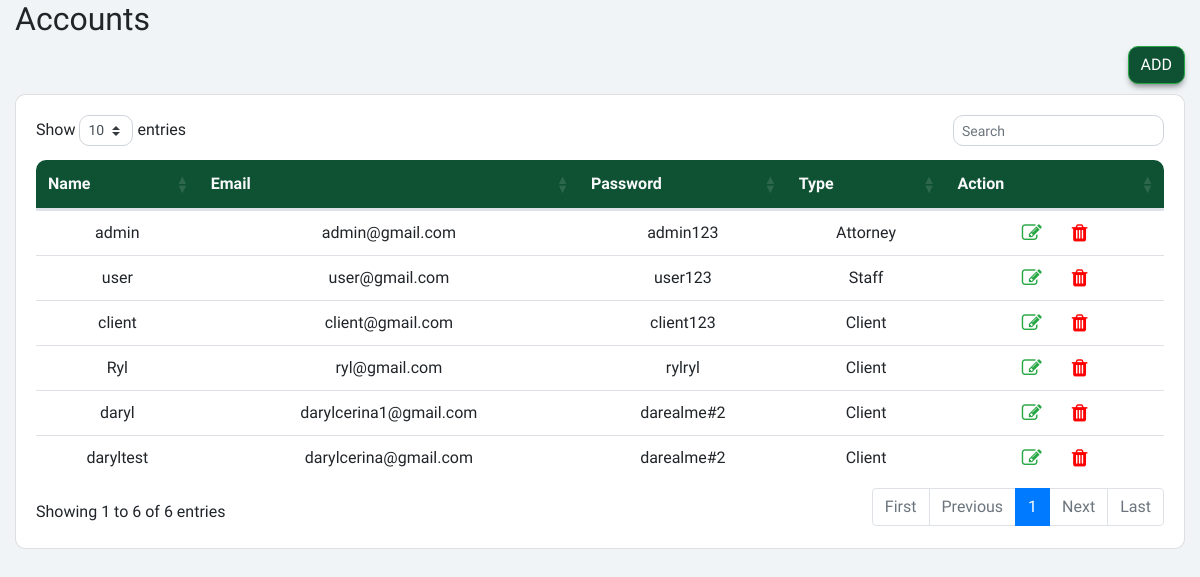
Before: /components/pages/staff.php with the older database file.
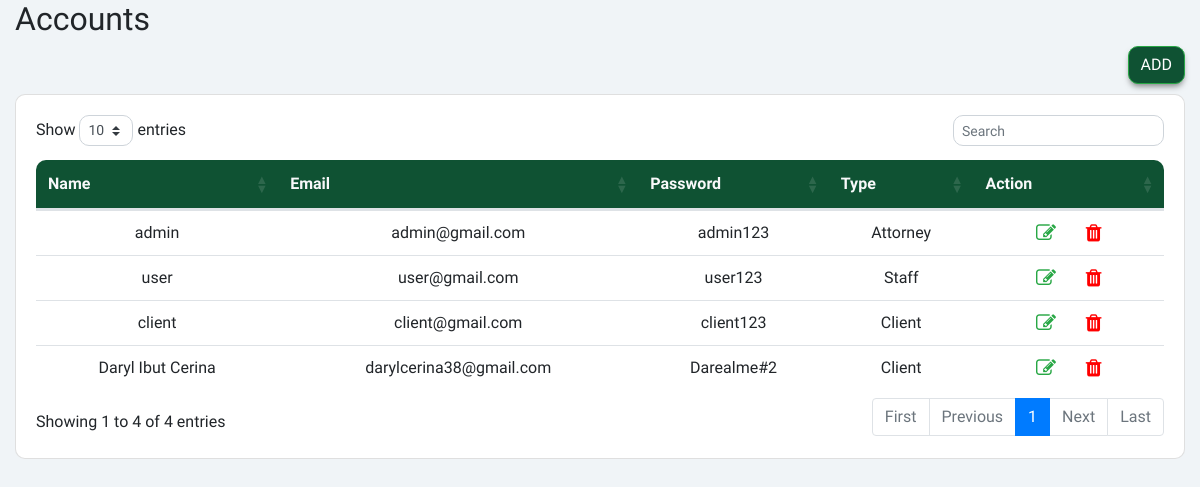
After: the same page with the newer database file.
### tables this page shows
CREATE TABLE `accounts` (
  `id` int(11) NOT NULL,
  `name` varchar(99) NOT NULL,
  `email` varchar(99) NOT NULL,
  `password` varchar(99) NOT NULL,
  `usertype` varchar(99) NOT NULL
);

### functions/functions.php (called while the page is built, shortened)
<?php
    function selectAllData($conn, $table){
        $sql = "SELECT * FROM `$table`";
        $stmt = mysqli_prepare($conn, $sql);
        mysqli_stmt_execute($stmt);
        $result = mysqli_stmt_get_result($stmt);
        return mysqli_fetch_all($result, MYSQLI_ASSOC);
    }

### components/pages/staff.php (the view, shortened to what this page needs)
<!DOCTYPE html>
<html lang="en">
<head>
    <link rel="stylesheet" href="https://stackpath.bootstrapcdn.com/bootstrap/4.2.1/css/bootstrap.min.css">
    <link rel="stylesheet" href="https://cdn.datatables.net/1.10.18/css/dataTables.bootstrap4.min.css">
    <link rel="stylesheet" href="https://cdnjs.cloudflare.com/ajax/libs/font-awesome/4.7.0/css/font-awesome.min.css" />
    <link rel="stylesheet" href="../../customcss/custom.css"/>
</head>
<body class="generalbg">
    <div class="container-fluid">
    <h2 class="text-start text-md-start">Accounts</h2>
    <div style="text-align:right;">
        <button type="button" class="btn btn-success sideback radiusb shadowbottom" data-toggle="modal" data-target="#adduser">
            ADD
        </button>
    </div>
        <div class="card" style="margin-top: 10px;">
            <div class="card-body">
    <div class="table-responsive">
                <table id="datatableid" class="table w-100">
                    <thead>
                        <tr class="text-center sideback text-light">
                            <th scope="col" class="tablestart">Name</th>
                            <th scope="col">Email </th>
                            <th scope="col">Password</th>
                            <th scope="col">Type</th>
                            <th scope="col" class="tableend">Action</th>
                        </tr>
                    </thead>
                    <tbody>
                    <?php
                       require_once("../../database/databasecon.php");
                       require_once("../../functions/functions.php");
                        $result = selectAllData($conn, 'accounts');
                       if($result)
                            {
                                foreach($result as $row)
                                {
                    ?>
                        <tr class="text-center">
                            <td>
                                <?php echo $row['name']; ?>
                            </td>
                            <td>
                                <?php echo $row['email']; ?>
                            </td>
                            <td>
                                <?php echo $row['password']; ?>
                            </td>
                            <td>
                                <?php echo $row['usertype']; ?>
                            </td>
                            <td>
                            <button type="button" class="btn editbtn"><i class="fa fa-edit"></i></button>
                                 <button type="button" class="btn deletebtn"><i class="fa fa-trash"></i></button>
                            </td>
                        </tr>
                        <?php
                                 }
                            }
                            else
                                echo "No Record Found";
                        ?>
                    </tbody>
                </table>
            </div>
            </div>
        </div>
    </div>
</body>
</html>

### customcss/custom.css (style rules this page uses)
body { margin: 0; font-family: 'Nunito Sans'; }
.form-control, .card, .radiusb, .modal-content { border-radius: 10px; }
.tablestart { border-top-left-radius: 10px; }
.tableend { border-top-right-radius: 10px; }
.sideback { background-color: #0f5233; }
.generalbg { background-color: #f0f4f7; }
.shadowbottom { box-shadow: 0px 4px 6px -2px rgba(0, 0, 0, 0.5) !important; }
.table th, .table { border:none; }
@media (min-width: 992px) { .table-responsive { overflow-x: hidden; } }
.editbtn { color: #28a745; font-size: 20px; }
.deletebtn { color: #ff0000; font-size: 20px; }
#datatableid td { padding: 0px; vertical-align: middle; }

Changed rows visible on the page:
removed accounts: name "Ryl", email "ryl@gmail.com", password "rylryl", usertype "Client"
removed accounts: name "daryl", email "darylcerina1@gmail.com", password "darealme#2", usertype "Client"
removed accounts: name "daryltest", email "darylcerina@gmail.com", password "darealme#2", usertype "Client"
added accounts: name "Daryl Ibut Cerina", email "darylcerina38@gmail.com", password "Darealme#2", usertype "Client"
Other visible differences:
text written by a page script: "Show entries Showing 1 to 6 of 6 entries First Previous 1 Next Last" → "Show entries Showing 1 to 4 of 4 entries First Previous 1 Next Last"
